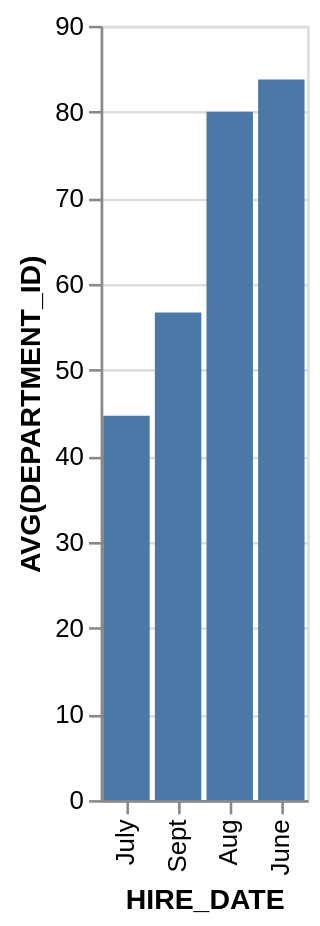

Specify this chart in Vega-Lite:
### Vega-Lite specification from a JSON file in a GitHub repository (floating-point values rounded to 4 significant figures)
{"data": {"values": [{"x_data": "July", "y_data": 44.67}, {"x_data": "Sept", "y_data": 56.67}, {"x_data": "Aug", "y_data": 80}, {"x_data": "June", "y_data": 83.75}]}, "mark": "bar", "encoding": {"x": {"field": "x_data", "type": "nominal", "title": "HIRE_DATE", "sort": {"op": "sum", "field": "y_data", "order": "ascending"}}, "y": {"field": "y_data", "type": "quantitative", "title": "AVG(DEPARTMENT_ID)"}}}
